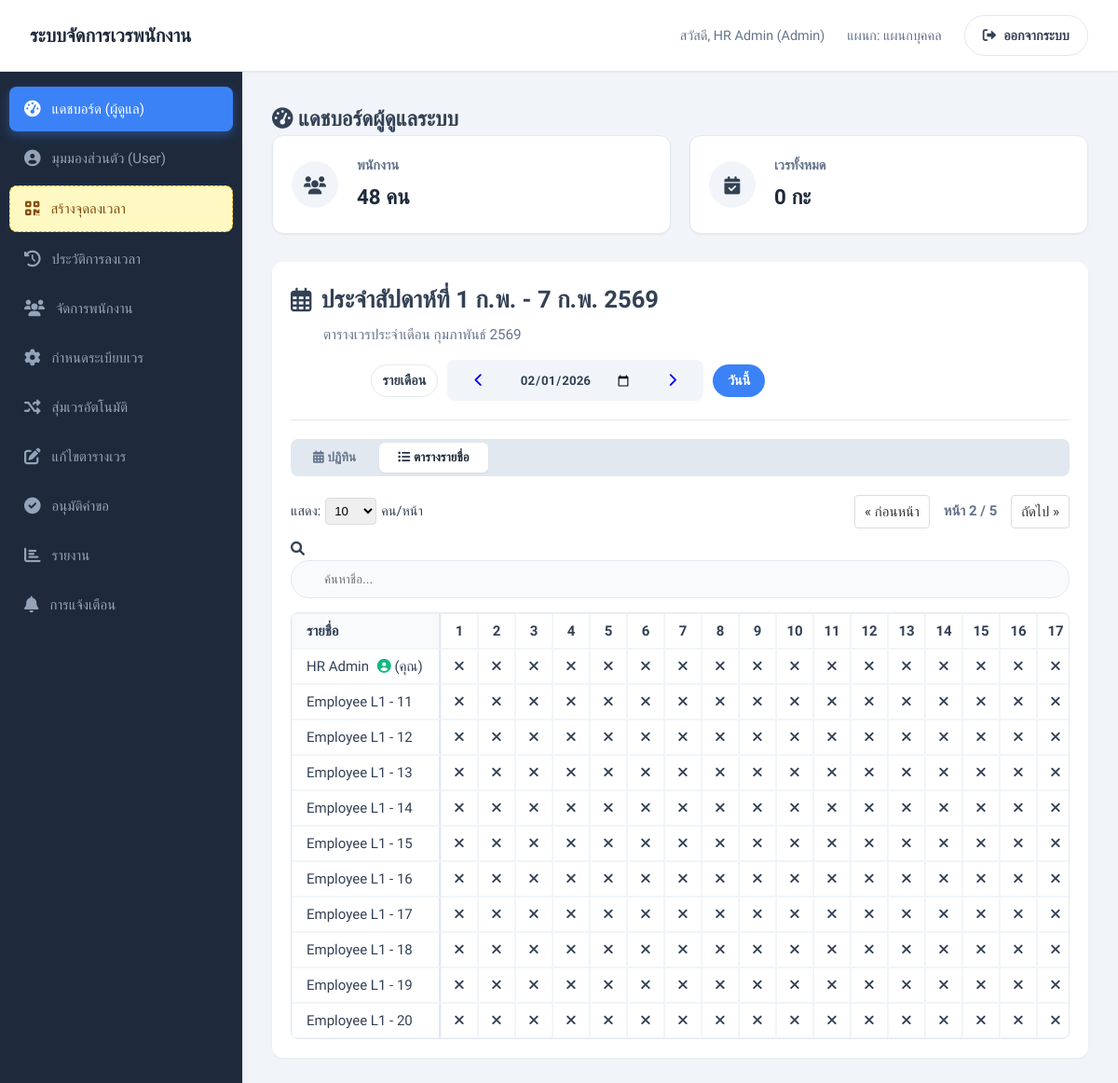
The page /admin_dashboard.php?view=week&date=2026-02-01&limit=10&page=2&tab=timeline-view (signed in) on the database its author committed.
### tables this page shows
CREATE TABLE `users` (
  `id` int(11) NOT NULL,
  `username` varchar(50) NOT NULL,
  `password` varchar(255) NOT NULL,
  `full_name` varchar(100) NOT NULL,
  `department_id` int(11) DEFAULT NULL,
  `level` enum('user','admin','super_admin') DEFAULT 'user',
  `employee_level` int(11) DEFAULT 1,
  `email` varchar(100) DEFAULT NULL,
  `phone` varchar(20) DEFAULT NULL,
  `is_active` tinyint(1) DEFAULT 1,
  `last_login` timestamp NULL DEFAULT NULL,
  `login_attempts` int(11) DEFAULT 0,
  `last_login_attempt` timestamp NULL DEFAULT NULL,
  `is_locked` tinyint(1) DEFAULT 0,
  `locked_until` timestamp NULL DEFAULT NULL,
  `must_change_password` tinyint(1) DEFAULT 0,
  `password_changed_at` timestamp NOT NULL DEFAULT current_timestamp(),
  `created_by` int(11) DEFAULT NULL,
  `created_at` timestamp NOT NULL DEFAULT current_timestamp(),
  `updated_at` timestamp NOT NULL DEFAULT current_timestamp() ON UPDATE current_timestamp()
);

### admin_dashboard.php (the view, shortened to what the rows shown need)
<?php
    include 'config.php';
    $department_id = $_SESSION['department_id'];
    $user_id = $_SESSION['user_id'];
    $active_tab = isset($_GET['tab']) ? $_GET['tab'] : 'calendar-view';
    $ref_date = isset($_GET['date']) ? $_GET['date'] : date('Y-m-d');
    $view_mode = isset($_GET['view']) ? $_GET['view'] : 'week';
    $thai_months_short = [1=>'ม.ค.', 2=>'ก.พ.', 3=>'มี.ค.', 4=>'เม.ย.', 5=>'พ.ค.', 6=>'มิ.ย.', 7=>'ก.ค.', 8=>'ส.ค.', 9=>'ก.ย.', 10=>'ต.ค.', 11=>'พ.ย.', 12=>'ธ.ค.'];
    $thai_months_full = [1=>'มกราคม', 2=>'กุมภาพันธ์', 3=>'มีนาคม', 4=>'เมษายน', 5=>'พฤษภาคม', 6=>'มิถุนายน', 7=>'กรกฎาคม', 8=>'สิงหาคม', 9=>'กันยายน', 10=>'ตุลาคม', 11=>'พฤศจิกายน', 12=>'ธันวาคม'];
    $timeline_start = date('Y-m-01', strtotime($ref_date));
    $timeline_end   = date('Y-m-t', strtotime($ref_date));
    if ($view_mode == 'month') {
        $start_month = date('Y-m-01', strtotime($ref_date));
        $end_month = date('Y-m-t', strtotime($ref_date));
        $start_cal = (date('w', strtotime($start_month)) == 0) ? $start_month : date('Y-m-d', strtotime('last sunday', strtotime($start_month)));
        $end_cal = (date('w', strtotime($end_month)) == 6) ? $end_month : date('Y-m-d', strtotime('next saturday', strtotime($end_month)));
        $prev_date = date('Y-m-d', strtotime($start_month . ' -1 month'));
        $next_date = date('Y-m-d', strtotime($start_month . ' +1 month'));
        $y_th = date('Y', strtotime($start_month)) + 543;
        $header_title = "ประจำเดือน " . $thai_months_full[date('n', strtotime($start_month))] . " " . $y_th;
        $grid_class = "";
        $input_type = "month";
        $input_val = date('Y-m', strtotime($ref_date));
    } else {
        $ts = strtotime($ref_date);
        $start_cal = (date('w', $ts) == 0) ? date('Y-m-d', $ts) : date('Y-m-d', strtotime('last sunday', $ts));
        $end_cal = date('Y-m-d', strtotime($start_cal . ' +6 days'));
        $sd = date('j', strtotime($start_cal));
        $sm = $thai_months_short[date('n', strtotime($start_cal))];
        $ed = date('j', strtotime($end_cal));
        $em = $thai_months_short[date('n', strtotime($end_cal))];
        $y_th = date('Y', strtotime($end_cal)) + 543;
        $header_title = "ประจำสัปดาห์ที่ $sd $sm - $ed $em $y_th";
    }
    $timeline_map = [];
    $u_sql = "SELECT id, full_name FROM users WHERE department_id = ? AND is_active = TRUE ORDER BY full_name";
    $u_stmt = mysqli_prepare($conn, $u_sql);
    mysqli_stmt_bind_param($u_stmt, "i", $department_id);
    mysqli_stmt_execute($u_stmt);
    $users_res = mysqli_stmt_get_result($u_stmt);
    $my_user_data = null;
    $other_users = [];
    while ($r = mysqli_fetch_assoc($users_res)) {
        if ($r['id'] == $user_id) {
            $my_user_data = $r;
        } else {
            $other_users[] = $r;
        }
    }
    $limit = isset($_GET['limit']) ? (int)$_GET['limit'] : 10;
    $page = isset($_GET['page']) ? max(1, (int)$_GET['page']) : 1;
    $offset = ($page - 1) * $limit;
    $display_others = array_slice($other_users, $offset, $limit);
    $display_users = [];
    if ($my_user_data) {
        $display_users[] = $my_user_data;
    }
    $display_users = array_merge($display_users, $display_others);
    $all_users = $display_users;
    $holidays = [];
    ?>
    <!DOCTYPE html>
    <html lang="th">
    <head>
        <link rel="stylesheet" href="style.css">
        <link href="https://cdnjs.cloudflare.com/ajax/libs/font-awesome/6.0.0/css/all.min.css" rel="stylesheet">
    </head>
    <body>
        <div class="container">
            <header>
                <h1>ระบบจัดการเวรพนักงาน</h1>
            </header>
            <div class="dashboard-container">
                <main class="content-area">
                    <div class="welcome-section">
                        <h2><i class="fas fa-tachometer-alt"></i> แดชบอร์ดผู้ดูแลระบบ</h2>
                    </div>
                    <div class="card shadow-sm mb-4" style="border-radius: 12px; border: none; overflow: visible;">
                        <div class="card-body" style="padding: 20px;">
                            <div style="display: flex; justify-content: space-between; align-items: center; flex-wrap: wrap; gap: 15px; margin-bottom: 20px; padding-bottom: 20px; border-bottom: 1px solid #e2e8f0;">
                                <div>
                                    <h2 style="margin: 0; font-size: 1.6rem; color: var(--primary-blue); font-weight: bold; display: flex; align-items: center; gap: 10px;">
                                        <i class="far fa-calendar-alt"></i> <?php echo $header_title; ?>
                                    </h2>
                                </div>
                            </div>
                            <div id="timeline-view" class="tab-content <?php echo ($active_tab == 'timeline-view') ? 'active' : ''; ?>">
                                <div class="timeline-wrapper" style="border-radius: 8px; border: 1px solid #e2e8f0;">
                                    <table class="timeline-table" id="adminTable">
                                        <thead>
                                            <tr>
                                                <th class="sticky-col" style="background: #f8fafc;">รายชื่อ</th>
                                                <?php
                                                $curr_h = $timeline_start;
                                                while ($curr_h <= $timeline_end) {
                                                    $d_num = date('j', strtotime($curr_h));
                                                    $cls = in_array($curr_h, $holidays) ? 'header-holiday' : '';
                                                    echo "<th class='$cls' style='min-width: 40px;'>$d_num</th>";
                                                    $curr_h = date('Y-m-d', strtotime($curr_h . ' +1 day'));
                                                }
                                                ?>
                                            </tr>
                                        </thead>
                                        <tbody>
                                            <?php foreach ($all_users as $u): ?>
                                            <tr>
                                                <td class="sticky-col">
                                                    <?php echo $u['full_name']; ?>
                                                    <?php if($u['id'] == $user_id) echo ' <i class="fas fa-user-circle" style="color:var(--success); margin-left:5px;"></i> (คุณ)'; ?>
                                                </td>
                                                <?php
                                                $curr_d = $timeline_start;
                                                while ($curr_d <= $timeline_end) {
                                                    $bg = in_array($curr_d, $holidays) ? 'is-holiday-col' : '';
                                                    echo "<td class='$bg'>";
                                                    if (isset($timeline_map[$u['id']][$curr_d])) {
                                                        $st = $timeline_map[$u['id']][$curr_d];
                                                        $short_map = ['morning'=>'ช','afternoon'=>'บ','night'=>'ด','day'=>'D','night_shift'=>'N','morning_afternoon'=>'ชบ','morning_night'=>'ชด','afternoon_night'=>'บด'];
                                                        $sh = $short_map[$st] ?? substr($st, 0, 1);
                                                        echo "<div class='schedule-item $st' style='justify-content:center; width:28px; height:28px; border-radius:50%; margin:auto;'>$sh</div>";
                                                    } else {
                                                        echo "<div class='day-off-marker'><i class='fas fa-times'></i></div>";
                                                    }
                                                    echo "</td>";
                                                    $curr_d = date('Y-m-d', strtotime($curr_d . ' +1 day'));
                                                }
                                                ?>
                                            </tr>
                                            <?php endforeach; ?>
                                        </tbody>
                                    </table>
                                </div>
                            </div>
                        </div>
                    </div>
                </div>
            </div>
    </body>
    </html>

### rows shown on the page
users: full_name "HR Admin", shows "(คุณ)"
users: full_name "Employee L1 - 11"
users: full_name "Employee L1 - 12"
users: full_name "Employee L1 - 13"
users: full_name "Employee L1 - 14"
users: full_name "Employee L1 - 15"
users: full_name "Employee L1 - 16"
users: full_name "Employee L1 - 17"
users: full_name "Employee L1 - 18"
users: full_name "Employee L1 - 19"
users: full_name "Employee L1 - 20"

### other values the page prints
$_SESSION['full_name'] "HR Admin"
$dept_name "แผนกบุคคล"
$user_count "48"
$schedule_count "0"
$header_title "ประจำสัปดาห์ที่ 1 ก.พ. - 7 ก.พ. 2569"
$thai_month_year "กุมภาพันธ์ 2569"
$page "2"
$total_pages "5"
$d_num "1"
$d_num "2"
$d_num "3"
$d_num "4"
$d_num "5"
$d_num "6"
$d_num "7"
